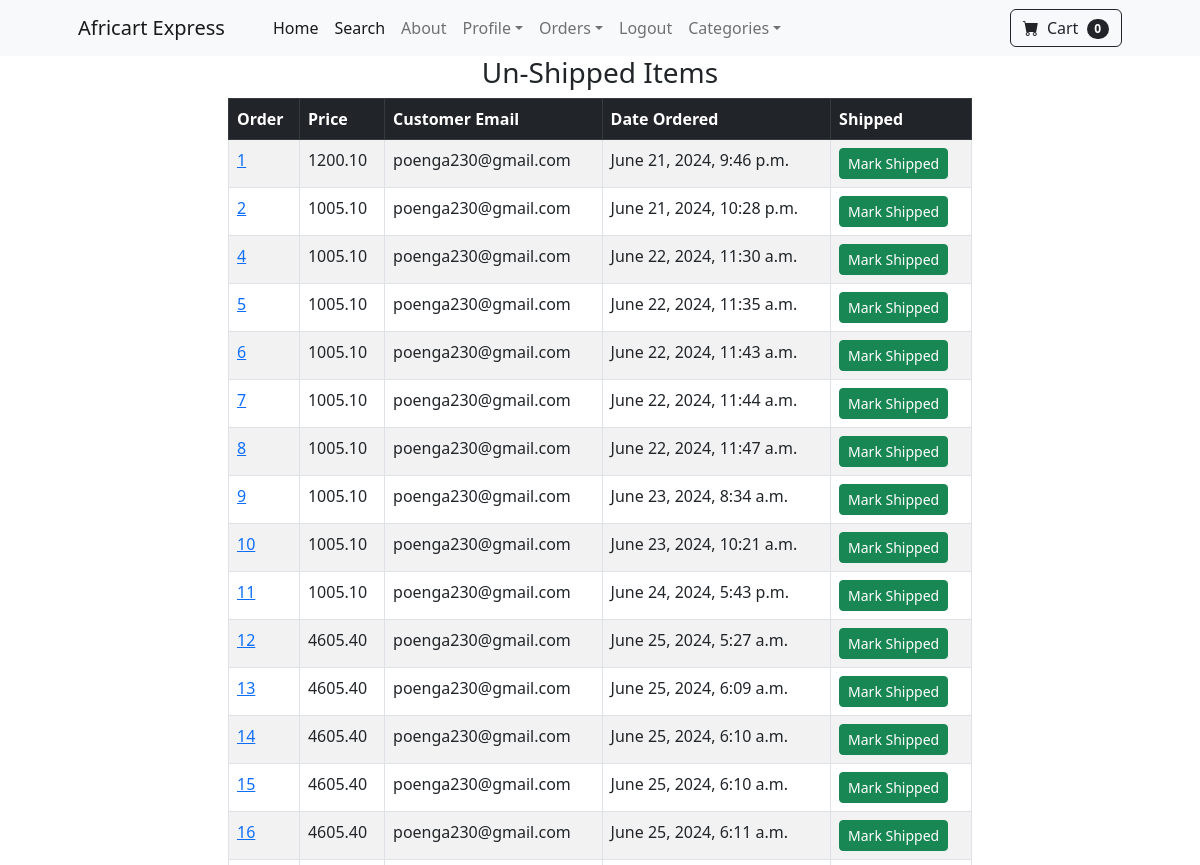
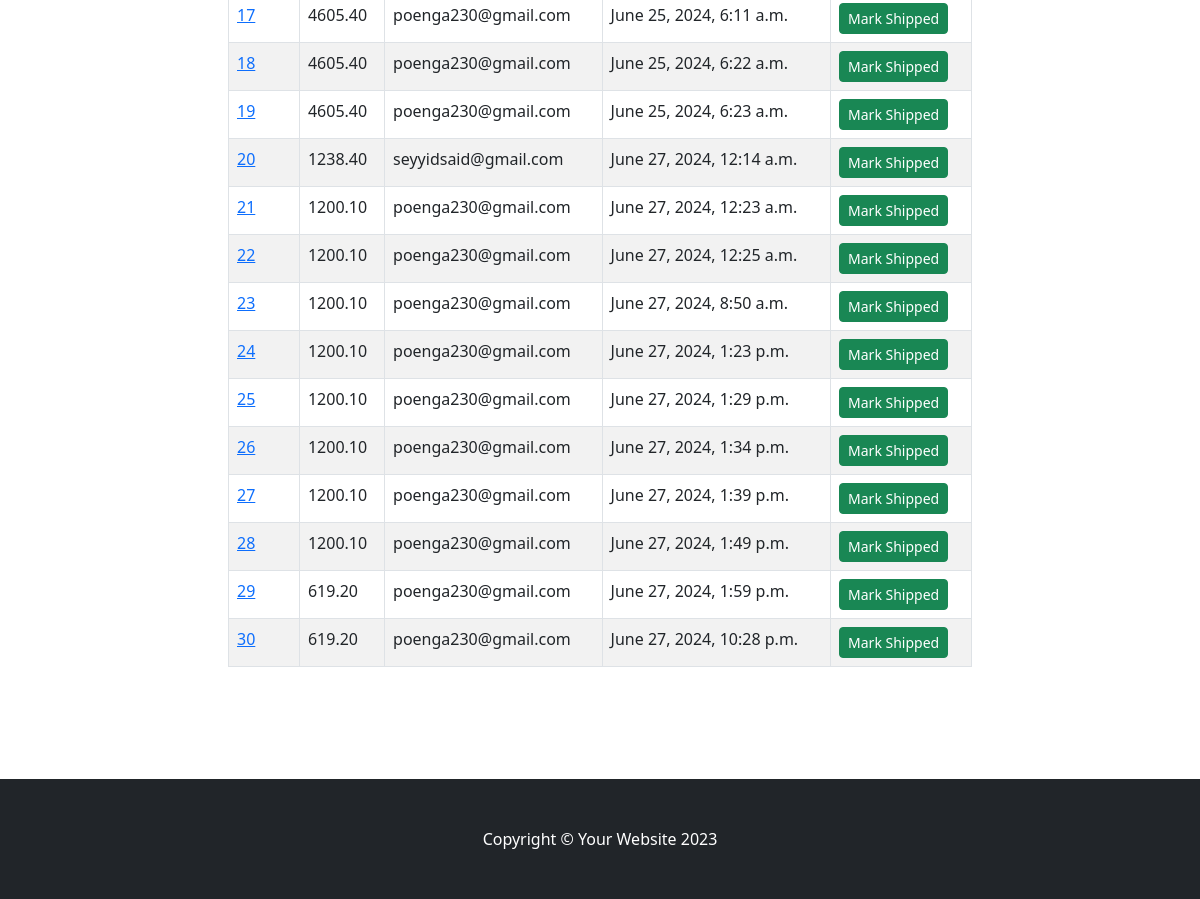
/not_shipped_dash/ (signed in), run on the app's committed database (2 pictures, top to bottom).
### payment/models.py (models this page shows, shortened)
class Order(models.Model):
    user = models.ForeignKey(User, on_delete=models.CASCADE, null=True, blank=True)
    full_name = models.CharField(max_length=250)
    email = models.EmailField(max_length=250)
    shipping_address = models.TextField(max_length=15000)
    amount_paid = models.DecimalField(max_digits=10, decimal_places=2)
    date_ordered = models.DateTimeField(auto_now_add=True)
    shipped = models.BooleanField(default=False)
    date_shipped = models.DateTimeField(blank=True, null=True)

### payment/views.py (the view)
# urls.py: path("not_shipped_dash/", views.not_shipped_dash, name="not_shipped_dash"),
def not_shipped_dash(request):
	if request.user.is_authenticated and request.user.is_superuser:
		orders = Order.objects.filter(shipped=False)
		return render(request, "payment/not_shipped_dash.html", {"orders": orders})
	else:
		messages.success(request, "Access Denied!")
		return redirect("index")

### cart/cart.py (called while the page is built)
	def __len__(self):
		return len(self.cart)

### cart/context_processors.py (called while the page is built)
def cart(request):
    return {'cart':Cart(request)}

### payment/templates/payment/not_shipped_dash.html (shortened to what this page needs)
{% extends 'base.html'%}
{% block content %}
<div class="container">
    <div class="row">
        <center>
            <div class="col-8">
                <h3>Un-Shipped Items</h3>
                <table class="table table-striped table-hover table-bordered">
                    <thead class="table-dark">
                      <tr>
                        <th scope="col">Order</th>
                        <th scope="col">Price</th>
                        <th scope="col">Customer Email</th>
                        <th scope="col">Date Ordered</th>
                        <th scope="col">Shipped</th>
                      </tr>
                    </thead>
                    <tbody>
                        {% for item in orders %}
                      <tr>
                        <td><a href="{% url 'orders' item.id %}"> {{ item.id }} </a></td>
                        <td>{{ item.amount_paid }}</td>
                        <td>{{ item.email }}</td>
                        <td>{{ item.date_ordered }}</td>
                        <td>
                          <form method="POST">
                            <button class="btn btn-success btn-sm">Mark Shipped</button>
                          </form>
                        </td>
                      </tr>
                      {% endfor %}
                    </tbody>
                  </table>
                <br><br>
                <br><br>
            </div>
        </center>
    </div>
</div>
{%endblock%}

### data on the page
Order: id "1", amount_paid "1200.10", email "poenga230@gmail.com", date_ordered "June 21, 2024, 9:46 p.m."
Order: id "2", amount_paid "1005.10", email "poenga230@gmail.com", date_ordered "June 21, 2024, 10:28 p.m."
Order: id "4", amount_paid "1005.10", email "poenga230@gmail.com", date_ordered "June 22, 2024, 11:30 a.m."
Order: id "5", amount_paid "1005.10", email "poenga230@gmail.com", date_ordered "June 22, 2024, 11:35 a.m."
Order: id "6", amount_paid "1005.10", email "poenga230@gmail.com", date_ordered "June 22, 2024, 11:43 a.m."
Order: id "7", amount_paid "1005.10", email "poenga230@gmail.com", date_ordered "June 22, 2024, 11:44 a.m."
Order: id "8", amount_paid "1005.10", email "poenga230@gmail.com", date_ordered "June 22, 2024, 11:47 a.m."
Order: id "9", amount_paid "1005.10", email "poenga230@gmail.com", date_ordered "June 23, 2024, 8:34 a.m."
Order: id "10", amount_paid "1005.10", email "poenga230@gmail.com", date_ordered "June 23, 2024, 10:21 a.m."
Order: id "11", amount_paid "1005.10", email "poenga230@gmail.com", date_ordered "June 24, 2024, 5:43 p.m."
Order: id "12", amount_paid "4605.40", email "poenga230@gmail.com", date_ordered "June 25, 2024, 5:27 a.m."
Order: id "13", amount_paid "4605.40", email "poenga230@gmail.com", date_ordered "June 25, 2024, 6:09 a.m."
Order: id "14", amount_paid "4605.40", email "poenga230@gmail.com", date_ordered "June 25, 2024, 6:10 a.m."
Order: id "15", amount_paid "4605.40", email "poenga230@gmail.com", date_ordered "June 25, 2024, 6:10 a.m."
Order: id "16", amount_paid "4605.40", email "poenga230@gmail.com", date_ordered "June 25, 2024, 6:11 a.m."
Order: id "17", amount_paid "4605.40", email "poenga230@gmail.com", date_ordered "June 25, 2024, 6:11 a.m."
Order: id "18", amount_paid "4605.40", email "poenga230@gmail.com", date_ordered "June 25, 2024, 6:22 a.m."
Order: id "19", amount_paid "4605.40", email "poenga230@gmail.com", date_ordered "June 25, 2024, 6:23 a.m."
Order: id "20", amount_paid "1238.40", email "seyyidsaid@gmail.com", date_ordered "June 27, 2024, 12:14 a.m."
Order: id "21", amount_paid "1200.10", email "poenga230@gmail.com", date_ordered "June 27, 2024, 12:23 a.m."
Order: id "22", amount_paid "1200.10", email "poenga230@gmail.com", date_ordered "June 27, 2024, 12:25 a.m."
Order: id "23", amount_paid "1200.10", email "poenga230@gmail.com", date_ordered "June 27, 2024, 8:50 a.m."
Order: id "24", amount_paid "1200.10", email "poenga230@gmail.com", date_ordered "June 27, 2024, 1:23 p.m."
Order: id "25", amount_paid "1200.10", email "poenga230@gmail.com", date_ordered "June 27, 2024, 1:29 p.m."
Order: id "26", amount_paid "1200.10", email "poenga230@gmail.com", date_ordered "June 27, 2024, 1:34 p.m."
Order: id "27", amount_paid "1200.10", email "poenga230@gmail.com", date_ordered "June 27, 2024, 1:39 p.m."
Order: id "28", amount_paid "1200.10", email "poenga230@gmail.com", date_ordered "June 27, 2024, 1:49 p.m."
Order: id "29", amount_paid "619.20", email "poenga230@gmail.com", date_ordered "June 27, 2024, 1:59 p.m."
Order: id "30", amount_paid "619.20", email "poenga230@gmail.com", date_ordered "June 27, 2024, 10:28 p.m."

### other printed values
{{ cart | length }} "0"
